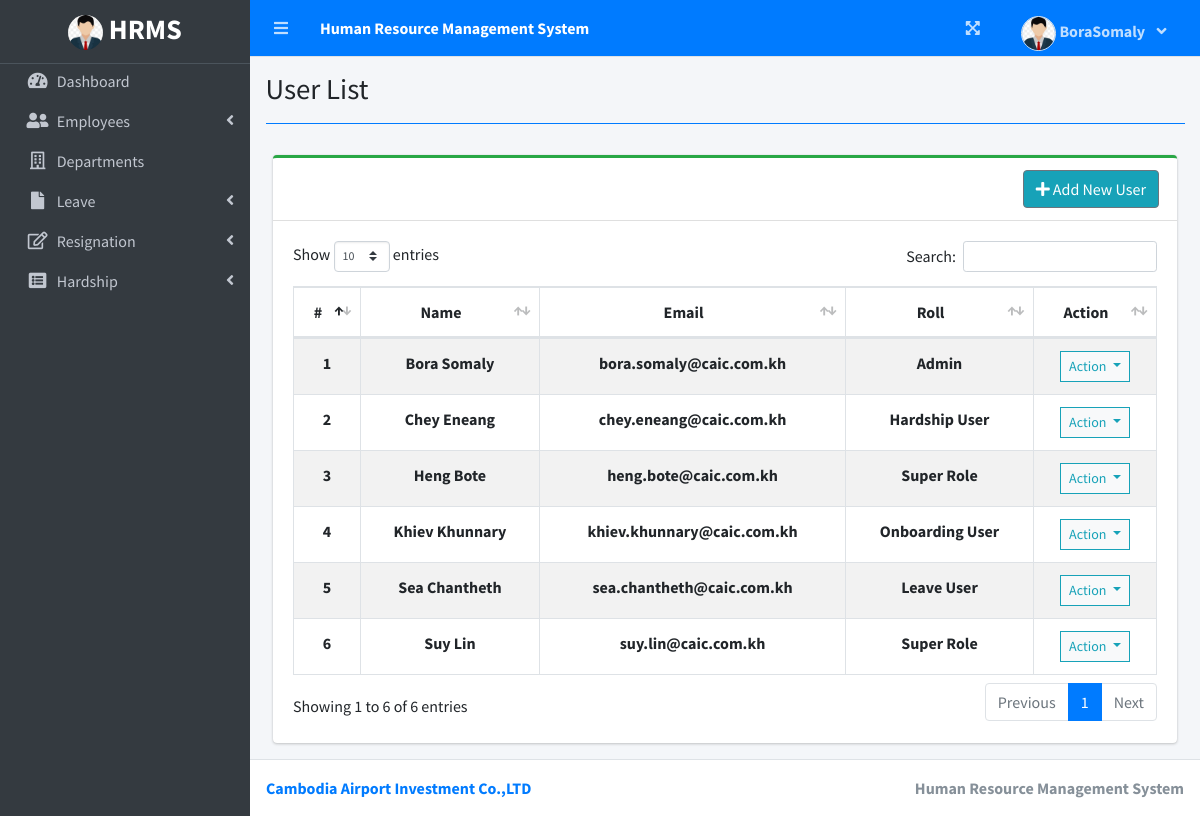
The page /index.php?page=user_list (signed in) on the database its author committed.
### tables this page shows
CREATE TABLE `users` (
  `id` int(30) NOT NULL,
  `staff_id` varchar(20) NOT NULL,
  `firstname` varchar(200) NOT NULL,
  `lastname` varchar(200) NOT NULL,
  `role` varchar(20) NOT NULL COMMENT '0=Super Role\r\n1=Leave User\r\n2=Admin\r\n3=Onboarding User\r\n4=Hardship User',
  `email` varchar(200) NOT NULL,
  `password` text NOT NULL,
  `permissions` varchar(200) DEFAULT NULL,
  `avatar` text DEFAULT NULL,
  `date_create` datetime NOT NULL DEFAULT current_timestamp()
);

### user_list.php (the view, shortened to what this page needs)
<?php include'db_connect.php' ?>
<div class="col-lg-12">
	<div class="card card-outline card-success">
		<div class="card-header">
			<div class="card-tools">
				<a class="btn btn-info border-secondary mr-2" href="./index.php?page=new_user"><i class="fa fa-plus"></i> Add New User</a>
			</div>
		</div>
		<div class="card-body">
			<table class="table table-striped table-bordered" id="list">
				<thead>
					<tr>
						<th class="text-center">#</th>
						<th class="text-center">Name</th>
						<th class="text-center">Email</th>
						<th class="text-center">Roll</th>
						<th class="text-center">Action</th>
					</tr>
				</thead>
				<tbody>
					<?php
					$i = 1;
					$qry = $conn->query("SELECT *,concat('',lastname,' ',firstname) as name FROM users order by concat('',lastname,' ',firstname) asc");
					while($row= $qry->fetch_assoc()):
					?>
					<tr>
						<th class="text-center"><?php echo $i++ ?></th>
						<td class="text-center"><b><?php echo ucwords($row['name']) ?></b></td>
						<td class="text-center"><b><?php echo $row['email'] ?></b></td>
						<td class="text-center"><b><?php echo $row['role'] ?></b></td>
						<td class="text-center">
							<button type="button" class="btn btn-default btn-sm btn-flat border-info wave-effect text-info dropdown-toggle" data-toggle="dropdown" aria-expanded="true">
		                      Action
		                    </button>
						</td>
					</tr>
				<?php endwhile; ?>
				</tbody>
			</table>
		</div>
	</div>
</div>

### rows shown on the page
users: name "Bora Somaly", email "bora.somaly@caic.com.kh", role "Admin"
users: name "Chey Eneang", email "chey.eneang@caic.com.kh", role "Hardship User"
users: name "Heng Bote", email "heng.bote@caic.com.kh", role "Super Role"
users: name "Khiev Khunnary", email "khiev.khunnary@caic.com.kh", role "Onboarding User"
users: name "Sea Chantheth", email "sea.chantheth@caic.com.kh", role "Leave User"
users: name "Suy Lin", email "suy.lin@caic.com.kh", role "Super Role"

### other values the page prints
$_SESSION['system']['name'] "Human Resource Management System"
$_SESSION['login_lastname'] "Bora"
$_SESSION['login_firstname'] "Somaly"
$title "User List"
